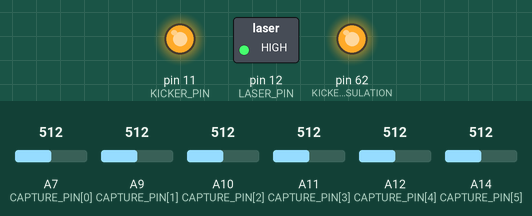
Recording of a sketch running on a simulated Arduino Mega 2560, built with avr-gcc and run on an emulated ATmega2560. Shown: switched loads named in the sketch (green lamp = pin HIGH), output pins drawn as LEDs (lit = HIGH). The test bench sets the inputs (shaded band); at power-on: A7 (CAPTURE_PIN[0]) = 512, A9 (CAPTURE_PIN[1]) = 512, A10 (CAPTURE_PIN[2]) = 512, A11 (CAPTURE_PIN[3]) = 512, A12 (CAPTURE_PIN[4]) = 512, A14 (CAPTURE_PIN[5]) = 512.

Above: at 0.1 s.
Timing chart, 0 to 1.6 s (numbered marks = the images above):
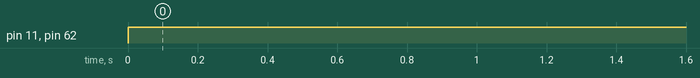

The sketch:

sketch_jan08c.ino
```cpp
const int KICKER_INSULATION = 62;
const int KICKER_PIN = 11;
const int LASER_PIN = 12;
const int CAPTURE_PIN[] = {A7, A9, A10, A11, A12, A14};

const int C_capture_threshold = 10;
int kicker_shoot = 0;
unsigned long previousMicros = 0;
unsigned long kicker_time = 0;
int id;

void setup() {
  Serial.begin(115200);
  pinMode(KICKER_PIN, OUTPUT);
  pinMode(KICKER_INSULATION, OUTPUT);
  pinMode(LASER_PIN, OUTPUT);
  digitalWrite(LASER_PIN, HIGH);
}

void loop() {
  int capture_value[6];
  int more;
  int capture_digits;

  for (id = 0; id <= 5; id++)
  {
    capture_value[id] = analogRead(CAPTURE_PIN[id]);
//    Serial.print('d');
//    Serial.print(capture_value[id]);
//    Serial.print(",");
  }

  capture_digits = 0;
  for (id = 0; id <= 5; id++) {
    more = max(more, capture_value[id]);
  }

  if (more >=  C_capture_threshold)
  {
    capture_digits = 1;
  }
  else
  {
    capture_digits = 0;
  }

  if (capture_digits == 0 & (F_time_get() - previousMicros) >= 10000000)
  {
    previousMicros = F_time_get();
    kicker_time = F_time_goal(1000);
    kicker_shoot = 1;
  }
  else
  {
    if (kicker_time >= F_time_get())
    { // This is point!
      kicker_shoot = 1;
    }
    else
    {
      kicker_shoot = 0;
    }
  }

  if (kicker_shoot == 1)
  {
    digitalWrite(KICKER_INSULATION, HIGH);
    digitalWrite(KICKER_PIN, HIGH);
  }
  else if (kicker_shoot == 0)
  {
    digitalWrite(KICKER_PIN, LOW);
    digitalWrite(KICKER_INSULATION, LOW);
  }
}
```

time.ino
```cpp
//1second = 1,000millis = 1,000,000micros
unsigned long current_time;

void F_time_read() {
  current_time = micros();
}

unsigned long F_time_get() {
  return current_time;
}

unsigned long F_time_goal(unsigned long interval_time) {
  interval_time *= 1000;
  unsigned long goal_time = F_time_get() + interval_time;
  return goal_time;
}
```

Measured:
- by itself, pin 11 (KICKER_PIN), pin 62 (KICKER_INSULATION): LOW → HIGH at 0.00 s
